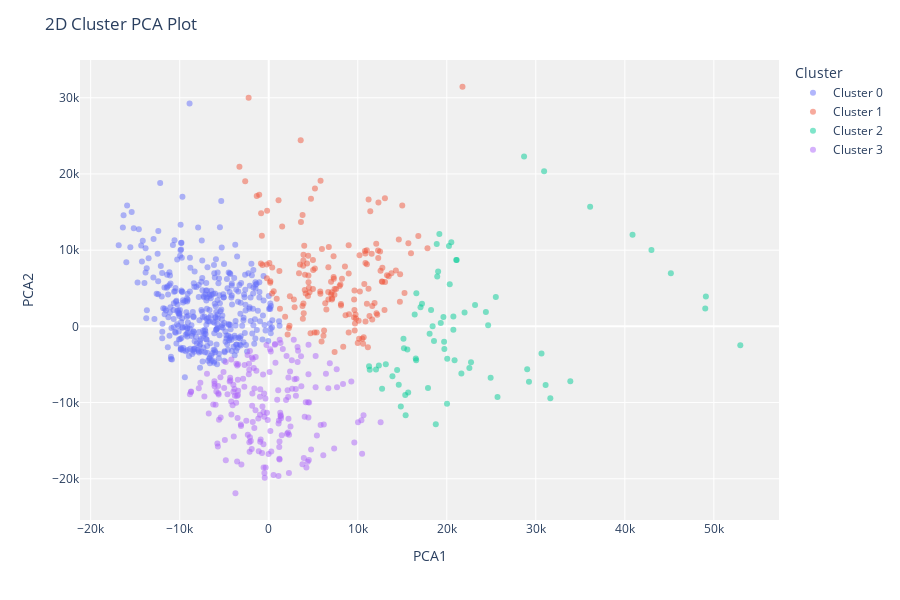

Notebook source saved alongside this figure:
### Code cell
plot_model(kmeans)

### Figure 1 — Plotly figure (JSON) as saved in the notebook; plotly's stock layout.template omitted (floating-point values rounded to 4 significant figures; data arrays with more than 128 entries replaced by an {"elided": "..."} marker saying what was removed)
{"data": [{"customdata": {"elided": "387x1 float values"}, "hovertemplate": "Cluster=Cluster 0<br>PCA1=%{x}<br>PCA2=%{y}<br>Feature=%{customdata[0]}<extra></extra>", "legendgroup": "Cluster 0", "marker": {"color": "#636efa", "opacity": 0.5, "symbol": "circle"}, "mode": "markers", "name": "Cluster 0", "orientation": "v", "showlegend": true, "textposition": "top center", "type": "scatter", "x": {"elided": "387 float values"}, "xaxis": "x", "y": {"elided": "387 float values"}, "yaxis": "y"}, {"customdata": {"elided": "160x1 float values"}, "hovertemplate": "Cluster=Cluster 1<br>PCA1=%{x}<br>PCA2=%{y}<br>Feature=%{customdata[0]}<extra></extra>", "legendgroup": "Cluster 1", "marker": {"color": "#EF553B", "opacity": 0.5, "symbol": "circle"}, "mode": "markers", "name": "Cluster 1", "orientation": "v", "showlegend": true, "textposition": "top center", "type": "scatter", "x": {"elided": "160 float values"}, "xaxis": "x", "y": {"elided": "160 float values"}, "yaxis": "y"}, {"customdata": [[38170.0], [39800.0], [40340.0], [39310.0], [38600.0], [38450.0], [30270.0], [32050.0], [32200.0], [66370.0], [42820.0], [41380.0], [40860.0], [41420.0], [30800.0], [37380.0], [35620.0], [35030.0], [30350.0], [51150.0], [49250.0], [46750.0], [44130.0], [44080.0], [43890.0], [44300.0], [33180.0], [42680.0], [47070.0], [33420.0], [37090.0], [30960.0], [31430.0], [44750.0], [42770.0], [43370.0], [32750.0], [34820.0], [38320.0], [38990.0], [39710.0], [39880.0], [48310.0], [48370.0], [45060.0], [44210.0], [39090.0], [42380.0], [57150.0], [60570.0], [63910.0], [65280.0], [70760.0], [68570.0], [69130.0], [41670.0], [46730.0], [39370.0], [38300.0], [32220.0], [32420.0], [35720.0], [35650.0], [35130.0], [35170.0], [55640.0], [33010.0], [41370.0], [42740.0], [40970.0], [38800.0]], "hovertemplate": "Cluster=Cluster 2<br>PCA1=%{x}<br>PCA2=%{y}<br>Feature=%{customdata[0]}<extra></extra>", "legendgroup": "Cluster 2", "marker": {"color": "#00cc96", "opacity": 0.5, "symbol": "circle"}, "mode": "markers", "name": "Cluster 2", "orientation": "v", "showlegend": true, "textposition": "top center", "type": "scatter", "x": [18070.0, 19320.0, 19620.0, 18230.0, 17210.0, 16580.0, 11350.0, 14840.0, 15380.0, 45170.0, 24930.0, 22720.0, 20740.0, 20740.0, 12730.0, 16400.0, 16560.0, 18770.0, 11270.0, 33880.0, 30640.0, 25510.0, 21120.0, 21060.0, 20240.0, 20510.0, 14420.0, 18870.0, 29030.0, 15670.0, 20030.0, 12050.0, 12370.0, 24650.0, 22000.0, 19170.0, 14610.0, 15190.0, 18560.0, 20050.0, 20880.0, 21640.0, 31630.0, 31100.0, 24390.0, 23180.0, 19730.0, 20330.0, 30930.0, 36100.0, 40870.0, 42990.0, 52970.0, 49030.0, 49100.0, 19030.0, 29230.0, 19700.0, 17050.0, 13150.0, 13900.0, 17890.0, 16520.0, 15570.0, 15140.0, 28680.0, 15340.0, 18930.0, 25700.0, 22540.0, 18410.0], "xaxis": "x", "y": [-954.3, 451.3, 1236.0, 2138.0, 2952.0, 4346.0, -5711.0, -10500.0, -11670.0, 6963.0, -6732.0, -4704.0, -448.0, 1306.0, -8181.0, 1569.0, -4441.0, -12840.0, -5237.0, -7199.0, -3558.0, 3850.0, 8700.0, 8710.0, 10550.0, 11040.0, -5735.0, 10810.0, -5625.0, -8690.0, -10140.0, -5659.0, -5140.0, 153.3, 1827.0, 12110.0, -7648.0, -2886.0, -1920.0, -4248.0, -4437.0, -6198.0, -9446.0, -7696.0, 1877.0, 2813.0, -2976.0, 5525.0, 20360.0, 15700.0, 12030.0, 10010.0, -2480.0, 2354.0, 3930.0, 7189.0, -7260.0, -2034.0, 2492.0, -4981.0, -6556.0, -8100.0, -4228.0, -3048.0, -1640.0, 22290.0, -9001.0, 6549.0, -9272.0, -5450.0, 14.73], "yaxis": "y"}, {"customdata": {"elided": "186x1 float values"}, "hovertemplate": "Cluster=Cluster 3<br>PCA1=%{x}<br>PCA2=%{y}<br>Feature=%{customdata[0]}<extra></extra>", "legendgroup": "Cluster 3", "marker": {"color": "#ab63fa", "opacity": 0.5, "symbol": "circle"}, "mode": "markers", "name": "Cluster 3", "orientation": "v", "showlegend": true, "textposition": "top center", "type": "scatter", "x": {"elided": "186 float values"}, "xaxis": "x", "y": {"elided": "186 float values"}, "yaxis": "y"}], "layout": {"height": 600, "legend": {"title": {"text": "Cluster"}, "tracegroupgap": 0}, "margin": {"t": 60}, "plot_bgcolor": "rgb(240,240,240)", "title": {"text": "2D Cluster PCA Plot"}, "xaxis": {"anchor": "y", "domain": [0, 1], "title": {"text": "PCA1"}}, "yaxis": {"anchor": "x", "domain": [0, 1], "title": {"text": "PCA2"}}}}
